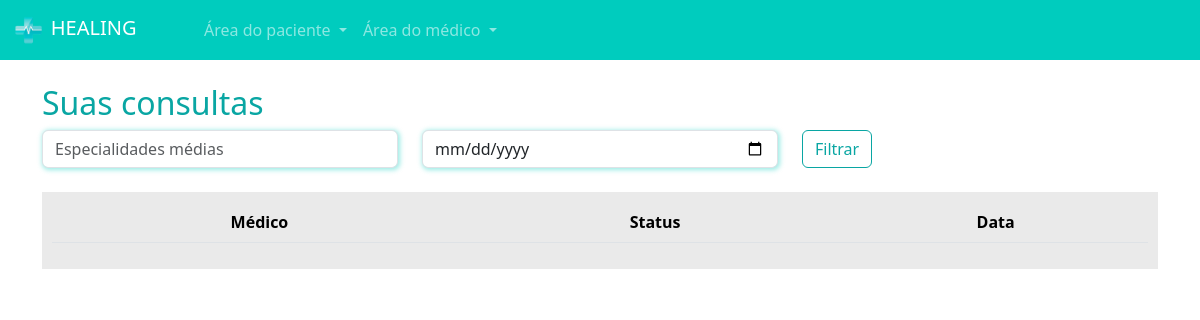
/pacientes/minhas_consultas/ (signed in), run on an earlier commit of the app's database.
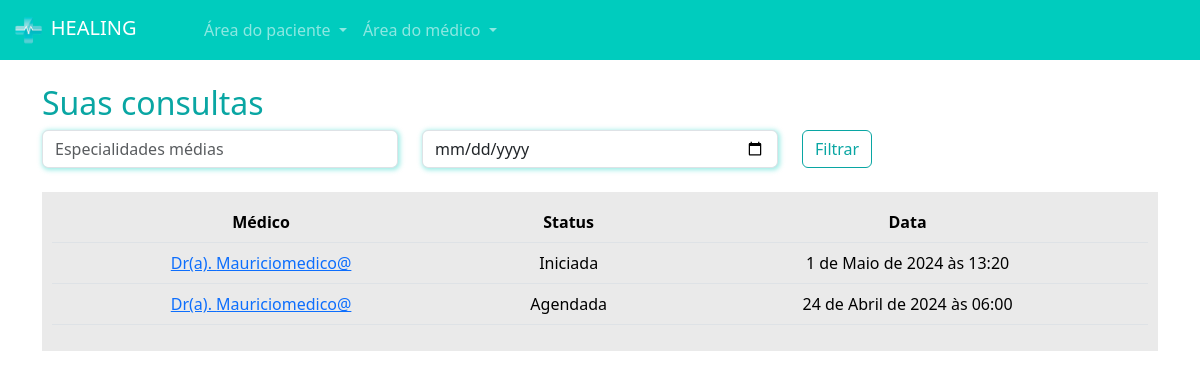
And on a later commit of the database.
### paciente/models.py (models this page shows, shortened)
class Consulta(models.Model):
    status_choices = (
        ('A', 'Agendada'),
        ('F', 'Finalizada'),
        ('C', 'Cancelada'),
        ('I', 'Iniciada')
     )
    paciente = models.ForeignKey(User, on_delete=models.DO_NOTHING)
    data_aberta = models.ForeignKey(DatasAbertas, on_delete=models.DO_NOTHING)
    status = models.CharField(max_length=1, choices=status_choices, default='A')
    link = models.URLField(null=True, blank=True)

### medico/models.py (models this page shows, shortened)
class DatasAbertas(models.Model):
    data = models.DateTimeField()
    user = models.ForeignKey(User, on_delete=models.DO_NOTHING)
    agendado = models.BooleanField(default=False)

### paciente/views.py (the view)
# urls.py: path('minhas_consultas/', views.minhas_consultas, name="minhas_consultas"),
def minhas_consultas(request):
    minhas_consultas = Consulta.objects.filter(paciente=request.user).filter(data_aberta__data__gte=datetime.now())
    return render(request, 'minhas_consultas.html', {'minhas_consultas': minhas_consultas, 'is_medico': is_medico(request.user)})

### medico/models.py (called while the page is built)
def  is_medico(user):
    return DadosMedico.objects.filter(user=user).exists()

### paciente/templates/minhas_consultas.html
{% extends "base.html" %}
{% load static %}
{% block 'head' %}
    <link rel="stylesheet" href="{% static 'medicos/css/abrir_horario.css' %}">
    <link rel="stylesheet" href="{% static 'usuarios/css/usuarios.css' %}">
    <link rel="stylesheet" href="{% static 'medicos/css/cadastro_medico.css' %}">
    <link rel="stylesheet" href="{% static 'pacientes/css/home.css' %}">
    <link rel="stylesheet" href="https://cdn.jsdelivr.net/npm/bootstrap-icons@1.11.3/font/bootstrap-icons.min.css">
{% endblock 'head' %}
{% block 'body' %}
    {% include 'partials/navbar.html' %}
    <div class="container">
        <br>
        <h2><span class="color-dark">Suas consultas</span></h2>
        <div class="row">
            <div class="col-md">
                <input type="text" name="especialidades" id="" class="form-control shadow-main-color" placeholder="Especialidades médias">
            </div>
            <div class="col-md">
                <input type="date" name="data" id="" class="form-control shadow-main-color" placeholder="Data da consulta">
            </div>
            <div class="col-md">
                <input type="submit" value="Filtrar" class="btn btn-dark-color-outline">
            </div>
        </div>
        <br>
        <div class="list-minhas-consultas">
            <table class="table">
                <thead>
                  <tr>
                    <th scope="col">Médico</th>
                    <th scope="col">Status</th>
                    <th scope="col">Data</th>
                  </tr>
                </thead>
                <tbody>
                    {% for consulta in minhas_consultas  %}
                        <tr>
                            <td><a href="{% url 'consulta' consulta.id %}">Dr(a). {{consulta.data_aberta.user}}</a></td>
                            <td>{{consulta.get_status_display}}</td>
                            <td>{{consulta.data_aberta.data}}</td>
                        </tr>
                    {% endfor %}
                </tbody>
              </table>
        </div>
    </div>
{% endblock 'body' %}

What changed in the data, as far as the page shows it:
added Consulta: data_aberta.user "Mauriciomedico@", status "Iniciada", data_aberta.data "1 de Maio de 2024 às 13:20"
added Consulta: data_aberta.user "Mauriciomedico@", status "Agendada", data_aberta.data "24 de Abril de 2024 às 06:00"
